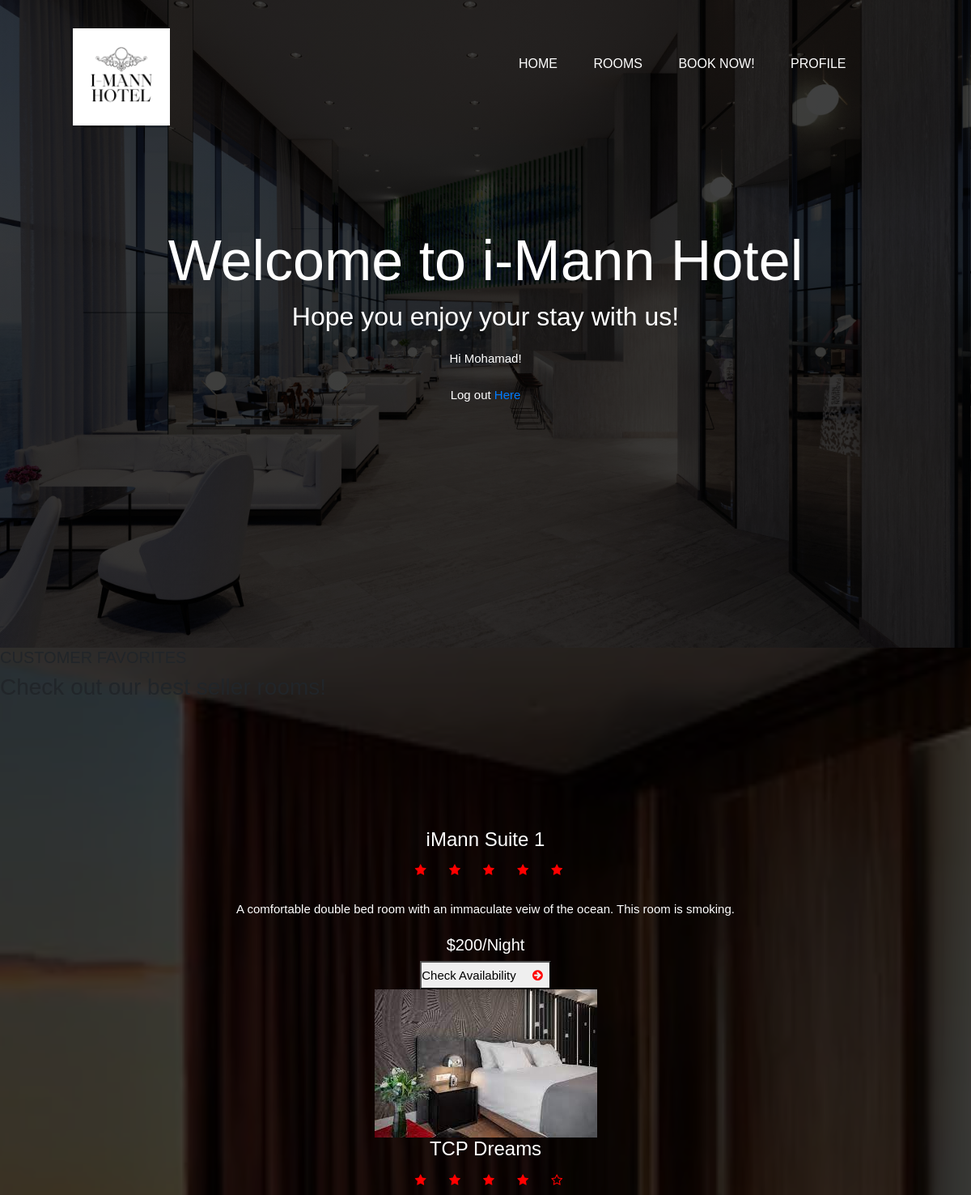
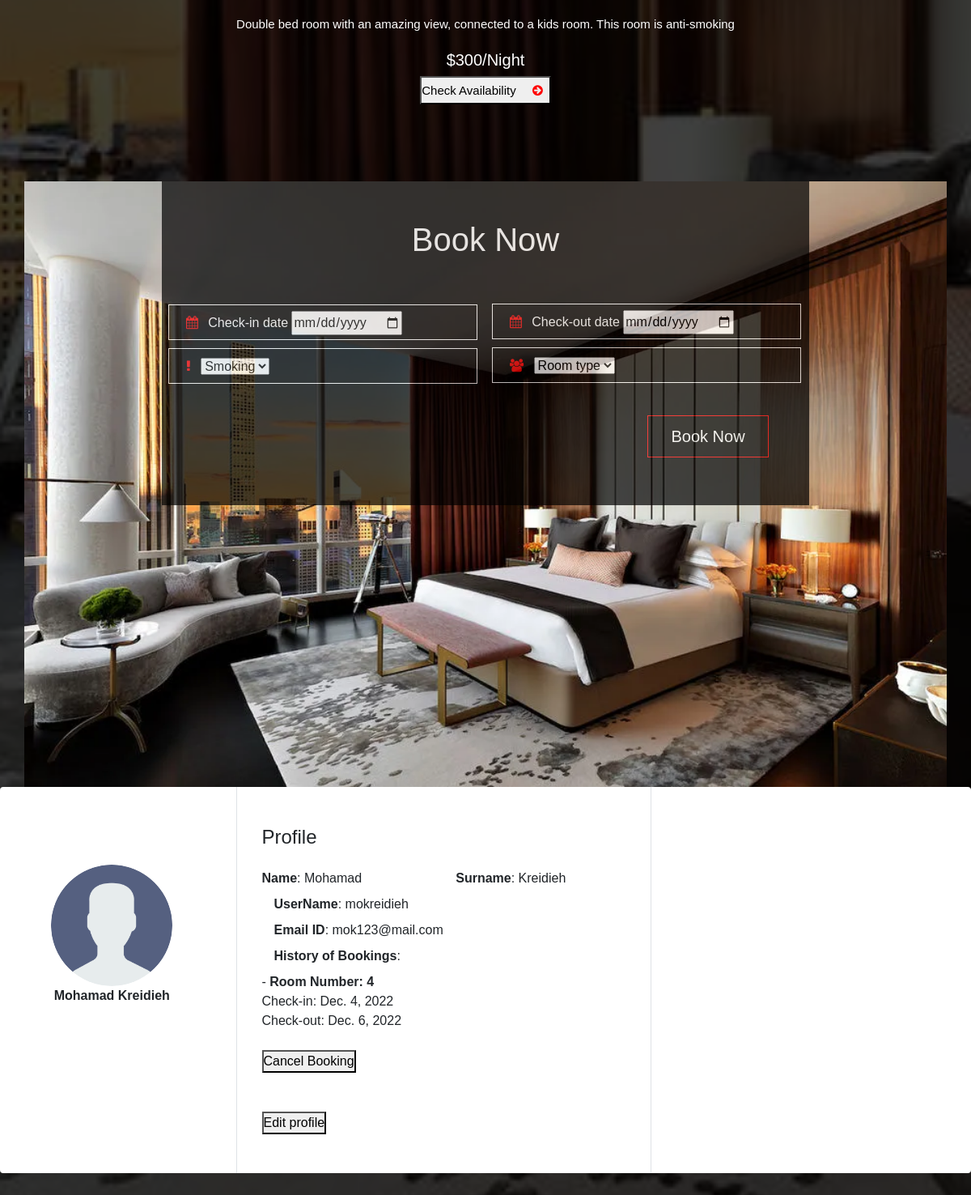
/ (signed in), run on the app's committed database (2 pictures, top to bottom).
### main/models.py (models this page shows, shortened)
class reservation(models.Model):
    room_id = models.ForeignKey(room, on_delete=models.CASCADE)
    client_id = models.ForeignKey(User, on_delete=models.CASCADE)
    start_date1 = models.DateField()
    end_date1 = models.DateField()

class room(models.Model):
    reserved = models.BooleanField()
    room_number = models.IntegerField()
    price_per_night = models.IntegerField()
    single = models.BooleanField()
    smoking = models.BooleanField()
    stars = models.IntegerField()
    def __str__(self):
        return ("Room Number: " + str(self.room_number))

### main/views.py (the view)
# urls.py: path("", views.home, name="home"),
def home(response):
    D = {}
    currentUser = response.user
    if currentUser.is_authenticated:
        D["username"] = response.user.username
        D["first_name"] = response.user.first_name
        D["last_name"] = response.user.last_name
        D["email"] = response.user.email
        return render(response, "main/homepages.html", D)
    else:
        return render(response, "main/homepages.html", D)

### main/templates/main/homepages.html (shortened to what this page needs)
<!DOCTYPE html>
<html lang="en">
    <head>
        <link rel="stylesheet" href="C:\Users\Alex\Documents\GitHub\351project\main\static\styles.css">
    </head>
    <body>
      <section id="Home">
        <header>
            <div class="banner">
                <div class="navbar">
                    <img src="static\logo123.png" class="logo">
                    <ul>
                        <li><a href="#Home">Home</a></li>
                        <li><a href="#Rooms">Rooms</a></li>
                        <li><a href="#book">BOOK NOW!</a></li>
                        <li>{% if user.is_authenticated %}
                <a href="#Profile">Profile</a></p>
            {% else %}
                <a href="/login">Profile</a></p>
            {% endif %}</li>
                    </ul>
                </div>
                <div class="content">
                    <h1>Welcome to i-Mann Hotel</h1>
                    <h2>Hope you enjoy your stay with us!</h2>
                    {% if user.is_authenticated %}
                    <p style="text-decoration-color:FFFFFF">Hi {{user.first_name}}!</p>
                <p>Log out <a href="/logout">Here</a></p>
            {% else %}
                <p>Log in <a href="/login">Here</a></p>
            {% endif %}
            </div>
        </header>
    </section>
        <section class="offer mtop" id="Rooms">
            <link rel="stylesheet" href="static\book.css">
            <div class="cont">
                <div class="heading">
                  <h5>CUSTOMER FAVORITES</h5>
                  <h3>Check out our best seller rooms!</h3>
                </div>
                <div class="content grid2 mtop">
                  <div class="box flex">
                    <div class="left">
                    </div>
                    <div class="right">
                      <h4>iMann Suite 1</h4>
                      <div class="rate flex">
                        <i class="fa fa-star"></i>
                        <i class="fa fa-star"></i>
                        <i class="fa fa-star"></i>
                        <i class="fa fa-star"></i>
                        <i class="fa fa-star"></i>
                      </div>
                      <p> A comfortable double bed room with an immaculate veiw of the ocean. This room is smoking.</p>
                      <h5>$200/Night</h5>
                      <form method = "post", action ="/selectDate/3", id = "roomNumb">
                      <button class="flex1">
                        <span>Check Availability</span></a>
                        <i class="fa fa-arrow-circle-right"></i>
                      </button>
                    </form>
                    </div>
                  </div>
                  <div class="box flex">
                    <div class="left">
                      <img src="static/room2.jpeg" alt="">
                    </div>
                    <div class="right">
                      <h4>TCP Dreams</h4>
                      <div class="rate flex">
                        <i class="fa fa-star"></i>
                        <i class="fa fa-star"></i>
                        <i class="fa fa-star"></i>
                        <i class="fa fa-star"></i>
                        <i class="fa fa-star-o"></i>
                      </div>
                      <p> Double bed room with an amazing view, connected to a kids room. This room is anti-smoking</p>
                      <h5>$300/Night</h5>
                      <form method = "post", action ="/selectDate/4", id = "roomNumb">
                      <button class="flex1">
                        <span>Check Availability</span></a>
                        <i class="fa fa-arrow-circle-right"></i>
                      </button>
                    </form>
                    </div>
                  </div>
                </div>
              </div>
          </section>
        <section id="book">
            <head>
                <link rel="stylesheet" href="static\styles.css">
                <link rel="stylesheet" href="https://stackpath.bootstrapcdn.com/font-awesome/4.7.0/css/font-awesome.min.css">
                <link rel="stylesheet" href="https://maxcdn.bootstrapcdn.com/bootstrap/4.5.0/css/bootstrap.min.css">
            </head>
            <body>
                <div class="container">
                    <form method = "POST" , id = "reservationForm", action = "reservations/">
                        <div id="form">
                            <br>
                            <br>
                            <h1 class="text-white text-center">Book Now</h1>
                            <div id="first-group">
                                <div id="content">
                                    <i class="fa fa-calendar" aria-hidden="true"></i>
                                    <text style = "color:white"> Check-in date </text>
                                    <input id = "start_date" name = "start_date" type = "date" value = "start_date">
                                </div>
                                <div id="content">
                                    <i class="fa fa-exclamation" aria-hidden="true"></i>
                                    <select name="Smoking" id="Smoking">
                                        <option value="True">Smoking</option>
                                    </select>
                                </div>
                            </div>
                            <div id="second-group">
                                <div id="content">
                                    <i class="fa fa-calendar" aria-hidden="true"></i>
                                    <text style = "color:white"> Check-out date </text>
                                    <input id = "end_date" name = "end_date" type = "date" value = "end_date">
                                </div>
                                <div id="content">
                                    <i class="fa fa-users" aria-hidden="true"></i>
                                    <select name="Single" id="Single">
                                        <option value ="True" style = "color:black">Room type</option>
                                    </select>
                                </div>
                            </div>
                            <button type="submit" value="Submit" id="submit-btn">Book Now</button>
                        </div>
                    </form>
            </body>
        </section>
        {% if user.is_authenticated %}
        <section id="Profile">
          <link rel="stylesheet" href="static\styles.css">
          <body>
            <div class="rounded bg-white mt-5 mb-5">
              <div class="row">
                  <div class="col-md-3 border-right">
                      <div class="d-flex flex-column align-items-center text-center p-3 py-5"><img class="rounded-circle mt-5" width="150px" src="static/user.png"><span class="font-weight-bold">{{first_name}} {{last_name}}</span></div>
                  </div>
                  <div class="col-md-5 border-right">
                      <div class="p-3 py-5">
                          <div class="d-flex justify-content-between align-items-center mb-3">
                              <h4 class="text-right">Profile</h4>
                          </div>
                          <div class="row mt-2">
                              <div class="col-md-6"><label class="labels"><b>Name</b>: {{user.first_name}}</label></div>
                              <div class="col-md-6"><label class="labels"><b>Surname</b>: {{user.last_name}}</label></div>
                          </div>
                          <div>
                              <div class="col-md-12"><label class="labels"><b>UserName</b>: {{user.username}}</label></div>
                              <div class="col-md-12"><label class="labels"><b>Email ID</b>: {{user.email}}</label></div>
                              <div class = "col-md-12"><label class = "labels"><b>History of Bookings</b>: </label></div>
                              {% for booking in user.reservation_set.all%}
                               - <b>{{booking.room_id}}</b> <br> Check-in: {{booking.start_date1}} <br> Check-out: {{booking.end_date1}}<br>
                              <form method = "post" id = "deleteRes" action = "deleteRes/">
                                <br>
                                <button type="submit" value="Submit" id="user">Cancel Booking</button>
                                <br>
                                <br>
                              </form>
                              {% endfor %}
                          </div>
                          <br>
                          <form method = "post" id="usernamePass" action = "editprofile/">
                            <button value = {{user.username}}, id = "user"> Edit profile </button>
                          </form>
                      </div>
                  </div>
              </div>
          </div>
          </body>
        </section>
        {% endif %}

### main/static/book.css (style rules this page uses)
* { margin: 0; padding: 0; }
body { width: 100%; height: 100vh; background-image: linear-gradient(rgba(0,0,0,0.75),rgba(0,0,0,0.75)),url(hotelroom.jpeg); background-size: cover; background-position: center; }
#form { background-color: black; height: 400px; width: 800px; margin: auto; margin-top: 100px; opacity: 0.7; }
#first-group { border: none; width: 400px; margin-top: 38px; position: absolute; }
#content { border: 1px solid white; margin: 10px; margin-left: 8px; padding: 5px; }
::placeholder { color: white; }
.fa { display: inline-block; color: red; padding: 8px; margin-left:8px; }
#second-group { border: none; width: 400px; margin-top: 55px; margin-left: 400px; }
#submit-btn { margin-top: 30px; margin-left: 600px; background: transparent; color: white; width: 150px; border: 1px solid red; outline: none; padding: 10px; font-size: 20px; }

### main/static/styles.css (style rules this page uses)
* { margin: 0; padding: 0; font-family: sans-serif; }
.banner { width: 100%; height: 100vh; background-image: linear-gradient(rgba(0,0,0,0.75),rgba(0,0,0,0.75)),url(hotelbackground.jpg); background-size: cover; background-position: center; }
.navbar { width: 85%; margin: auto; padding: 35px 0; display: flex; align-items: center; justify-content: space-between; }
.logo { width: 120px; cursor: pointer; }
.navbar ul li { list-style: none; display: inline-block; margin: 0 20px; position: relative; }
.navbar ul li a { text-decoration: none; color: #fff; text-transform: uppercase; }
.navbar ul li::after { content: ''; height: 3px; width: 0; background: #009688; position: absolute; left: 0; bottom: -10px; transition: 0.5s; }
.content { width: 100%; position: absolute; top: 25%; transform: translateY(-50); text-align: center; color: #fff; font-size: 15px; }
.content h1 { font-size: 70px; margin-top: 80px; }
.content p { margin: 20px auto; font-weight: 70; line-height: 25px; }
section { width: 100%; float: left; height: 100vh; position: relative; }
.container { width: 100%; height: 100vh; background-image: url(hotelroom.jpeg); background-size: cover; background-position: center; }
#form { background-color: black; height: 400px; width: 800px; margin: auto; margin-top: 100px; opacity: 0.7; }
#first-group { border: none; width: 400px; margin-top: 38px; position: absolute; }
#content { border: 1px solid white; margin: 10px; margin-left: 8px; padding: 5px; }
::placeholder { color: white; }
.fa { display: inline-block; color: red; padding: 8px; margin-left:8px; }
#second-group { border: none; width: 400px; margin-top: 55px; margin-left: 400px; }
#submit-btn { margin-top: 30px; margin-left: 600px; background: transparent; color: white; width: 150px; border: 1px solid red; outline: none; padding: 10px; font-size: 20px; }

### data on the page
reservation: room_id "Room Number: 4", start_date1 "Dec. 4, 2022", end_date1 "Dec. 6, 2022"

### other printed values
{{ user.first_name }} "Mohamad"
{{ first_name }} "Mohamad"
{{ last_name }} "Kreidieh"
{{ user.last_name }} "Kreidieh"
{{ user.username }} "mokreidieh"
{{ user.email }} "mok123@mail.com"
